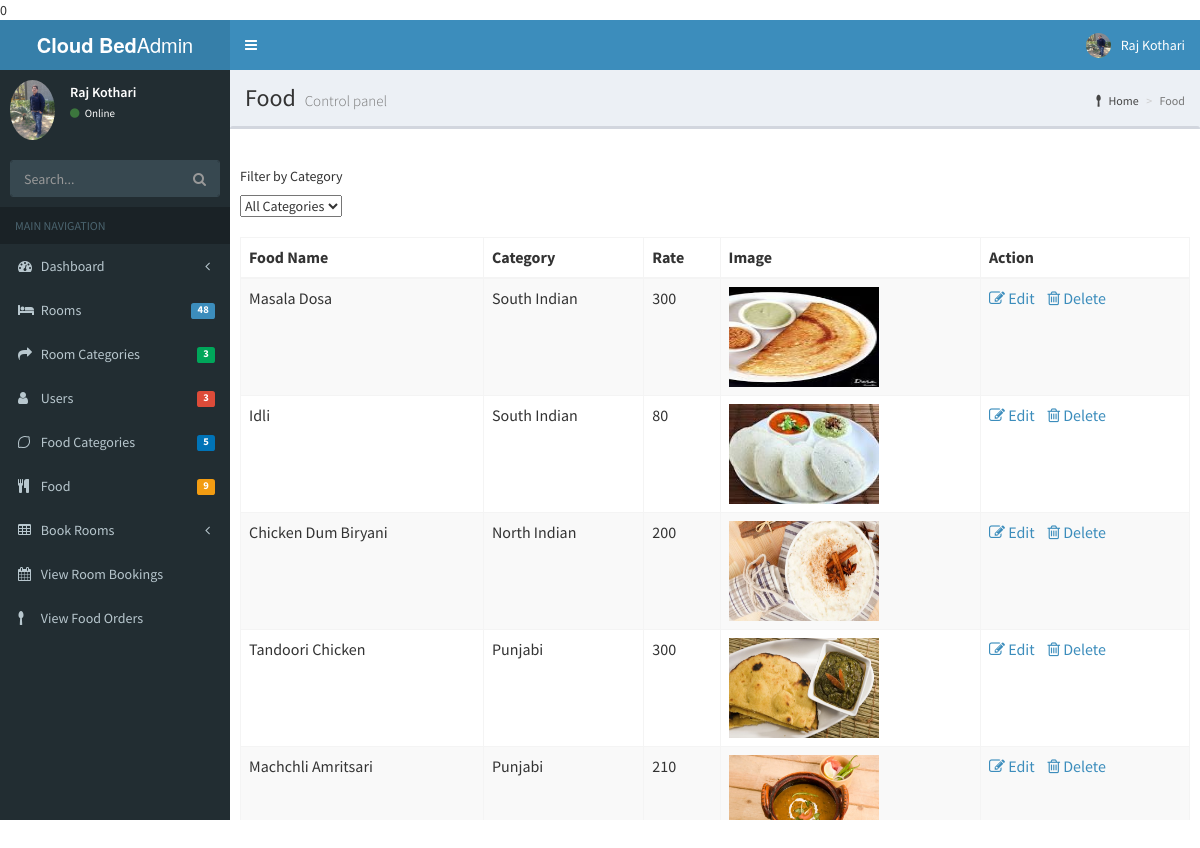
/Hotely/admin/admin/food.php, run on the app's committed database.
### tables this page shows
CREATE TABLE IF NOT EXISTS `food` (
  `fid` int(11) NOT NULL AUTO_INCREMENT,
  `fname` varchar(50) NOT NULL,
  `price` int(11) NOT NULL,
  `cid` int(11) NOT NULL,
  `image` varchar(50) NOT NULL,
  PRIMARY KEY (`fid`)
);

CREATE TABLE IF NOT EXISTS `fcategory` (
  `cid` int(11) NOT NULL AUTO_INCREMENT,
  `cname` varchar(50) NOT NULL,
  `description` varchar(100) NOT NULL,
  PRIMARY KEY (`cid`)
);

### Hotely/admin/admin/food.php (the view, shortened to what this page needs)
<?php include('header.php'); ?>
  <div class="content-wrapper">
    <section class="content-header">
      <h1>
        Food
        <small>Control panel</small>
      </h1>
      <ol class="breadcrumb">
        <li><a href="#"><i class="fa fa-spoon"></i> Home</a></li>
        <li class="active">Food</li>
      </ol>
    </section>
    <section class="content">
      <div class="row">
      <div class="box">
            <div class="box-header">
            </div>
            <div class="box-body">
<div id="Filters">
            <h5>Filter by Category</h5>
            <select name="filter" onchange="filter(this.value)">
			  <option value="0">All Categories </option>
</select><br>
<div id="results"><br>
            <table id="example1" class="table table-bordered table-striped">
                <thead>
                <tr>
                  <th>Food Name</th>
                  <th>Category</th>
                  <th>Rate</th>
                  <th>Image</th>
				  <th>Action</th>
                </tr>
                </thead>
				<tbody>
                <?php
			$sql="select * from food";
			$result=mysql_query($sql);
			while($row=mysql_fetch_array($result))
			{
			?>
				<tr>
                  <td><?php echo $row['fname']; ?></td>
                  <?php
						$temp=$row['cid'];
						$sql1="select * from fcategory where cid=$temp";
						$result1=mysql_query($sql1);
						$row1=mysql_fetch_array($result1);
						$price=$row['price'];
						?>
				  <td><?php echo $row1['cname']; ?>
                  </td>
                  <td><?php echo $price; ?></td>
                  <td><img src="../../Images/<?php echo $row['image'];?>" height="100" width="150"></td>
				  <td> <a href="editfoods.php?id=<?php echo $row['fid']; ?>"><i class="fa fa-pencil-square-o"></i> Edit</a>&nbsp;&nbsp;&nbsp;&nbsp;<a href="deletefoods.php?i3=<?php echo $row['fid']; ?>"><i class="fa fa-trash-o"></i> Delete</a> </td>
			</tr> <?php } ?>
                 </tbody>
              </table>
            </div>
            </div>
	</div>
      </div>
    </section>
  </div>
 <?php include('footer.php'); ?>

### Hotely/admin/admin/header.php (shortened to what this page needs)
<!DOCTYPE html>
<html>
<head>
  <link rel="stylesheet" href="bootstrap/css/bootstrap.min.css">
  <link rel="stylesheet" href="https://cdnjs.cloudflare.com/ajax/libs/font-awesome/4.5.0/css/font-awesome.min.css">
  <link rel="stylesheet" href="https://cdnjs.cloudflare.com/ajax/libs/ionicons/2.0.1/css/ionicons.min.css">
  <link rel="stylesheet" href="dist/css/AdminLTE.min.css">
  <link rel="stylesheet" href="dist/css/skins/_all-skins.min.css">
  <link rel="stylesheet" href="plugins/iCheck/flat/blue.css">
  <link rel="stylesheet" href="plugins/morris/morris.css">
  <link rel="stylesheet" href="plugins/jvectormap/jquery-jvectormap-1.2.2.css">
  <link rel="stylesheet" href="plugins/datepicker/datepicker3.css">
  <link rel="stylesheet" href="plugins/daterangepicker/daterangepicker.css">
  <link rel="stylesheet" href="plugins/bootstrap-wysihtml5/bootstrap3-wysihtml5.min.css">
</head>
<body class="hold-transition skin-blue sidebar-mini">
<div class="wrapper">
  <header class="main-header">
    <a href="index2.html" class="logo">
      <span class="logo-lg"><b>Cloud Bed</b>Admin</span>
    </a>
    <nav class="navbar navbar-static-top">
      <a href="#" class="sidebar-toggle" data-toggle="offcanvas" role="button">
      </a>
      <div class="navbar-custom-menu">
        <ul class="nav navbar-nav">
          <li class="dropdown user user-menu">
            <a href="#" class="dropdown-toggle" data-toggle="dropdown">
              <img src="dist/img/user2-160x160.jpg" class="user-image" alt="User Image">
              <span class="hidden-xs">Raj Kothari</span>
            </a>
          </li>
        </ul>
      </div>
    </nav>
  </header>
  <aside class="main-sidebar">
    <section class="sidebar">
      <div class="user-panel">
        <div class="pull-left image">
          <img src="dist/img/user2-160x160.jpg" class="img-circle" alt="User Image">
        </div>
        <div class="pull-left info">
          <p>Raj Kothari</p>
          <a href="#"><i class="fa fa-circle text-success"></i> Online</a>
        </div>
      </div>
      <form action="#" method="get" class="sidebar-form">
        <div class="input-group">
          <input type="text" name="q" class="form-control" placeholder="Search...">
              <span class="input-group-btn">
                <button type="submit" name="search" id="search-btn" class="btn btn-flat"><i class="fa fa-search"></i>
                </button>
              </span>
        </div>
      </form>
      <ul class="sidebar-menu">
        <li class="header">MAIN NAVIGATION</li>
        <li class=" treeview">
          <a href="index.php">
            <i class="fa fa-dashboard"></i> <span>Dashboard</span>
            <span class="pull-right-container">
              <i class="fa fa-angle-left pull-left"></i>
            </span>
          </a>
        </li>
        <li class="treeview">
          <a href="rooms.php">
            <i class="fa fa-bed"></i>
            <span>Rooms</span>
            <span class="pull-right-container">
			<?php $res=mysql_query("select * from room");
				  $no=mysql_num_rows($res); ?>
              <span class="label label-primary pull-right"><?php echo $no; ?></span>
            </span>
          </a>
        </li>
        <li>
          <a href="rcategories.php">
            <i class="fa fa-share"></i> <span>Room Categories</span>
            <span class="pull-right-container">
			<?php $res=mysql_query("select * from categoty");
				  $no=mysql_num_rows($res); ?>
              <small class="label pull-right bg-green"><?php echo $no; ?></small>
            </span>
          </a>
        </li>
        <li class="treeview">
          <a href="users.php">
            <i class="fa fa-user"></i>
            <span>Users</span>
					<span class="pull-right-container">
					<?php $res=mysql_query("select * from user");
				  $no=mysql_num_rows($res); ?>
              <small class="label pull-right bg-red"><?php echo $no; ?></small>
            </span>
          </a>
        </li>
        <li class="treeview">
          <a href="fcategories.php">
            <i class="fa fa-lemon-o"></i>
            <span>Food Categories</span>
            <span class="pull-right-container">
			<?php $res=mysql_query("select * from fcategory");
				  $no=mysql_num_rows($res); ?>
           <small class="label pull-right bg-blue"><?php echo $no; ?></small> </span>
          </a>
        </li>
        <li class="treeview">
          <a href="food.php">
            <i class="fa fa-cutlery"></i> <span>Food</span>
            <span class="pull-right-container">
			<?php $res=mysql_query("select * from food");
				  $no=mysql_num_rows($res); ?>
              <small class="label pull-right bg-yellow"><?php echo $no; ?></small>
            </span>
          </a>
        </li>
        <li class="treeview">
          <a href="book.php">
            <i class="fa fa-table"></i> <span>Book Rooms</span>
            <span class="pull-right-container">
              <i class="fa fa-angle-left pull-right"></i>
            </span>
          </a>
        </li>
        <li>
          <a href="viewbooking.php">
            <i class="fa fa-calendar"></i> <span>View Room Bookings</span>
          </a>
        </li>
		 <li>
          <a href="vieworders.php">
            <i class="fa fa-spoon"></i> <span>View Food Orders</span>
          </a>
        </li>
      </ul>
    </section>
  </aside>

### Hotely/admin/admin/footer.php (shortened to what this page needs)
      </div>
</body>
</html>

### data on the page
food: fname "Masala Dosa", fcategory.cname "South Indian", price "300", image (picture)
food: fname "Idli", fcategory.cname "South Indian", price "80", image (picture)
food: fname "Chicken Dum Biryani", fcategory.cname "North Indian", price "200", image (picture)
food: fname "Tandoori Chicken", fcategory.cname "Punjabi", price "300", image (picture)
food: fname "Machchli Amritsari", fcategory.cname "Punjabi", price "210", image (picture)

### other printed values
$no "48"
$no "3"
$no "5"
$no "9"
